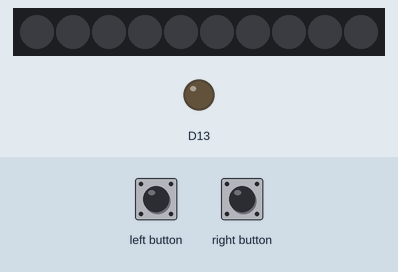
This sketch was run on a simulated Adafruit Circuit Playground Express. On the bench: 10 RGB LEDs in strip order, left to right, output pins drawn as LEDs (lit = HIGH). Dashed ring = blinking. The inputs (shaded band) are chosen by the test bench. Dim RGB values are drawn brighter than linear.

Above: at 1.2 s.
1.3 s: left button pressed for 0.15 s
At 1.46 s:
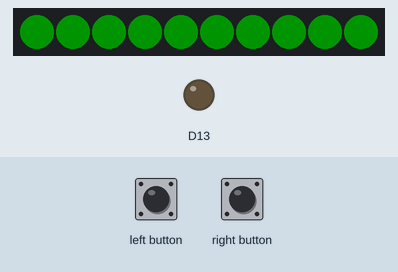
3.0 s: right button pressed for 1 s
At 3.28 s:
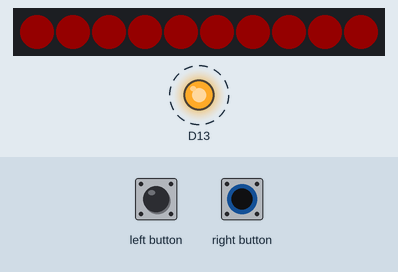
5.5 s: right button pressed for 0.15 s
At 6.8 s:
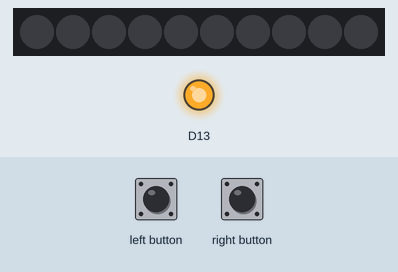
7.1 s: right button pressed for 3.2 s
At 11.5 s:
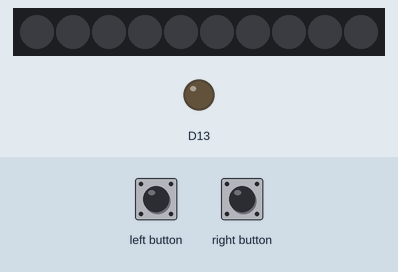
11.8 s: left button pressed for 3.2 s
At 12.06 s:
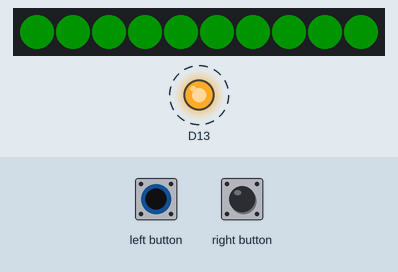
Timing chart, 0 to 16.4 s (numbered marks = the images above; inputs shaded):
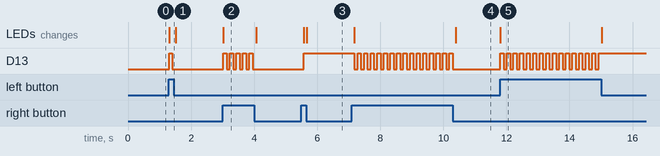

Measured:
- after the input at 1.3 s, D13: LOW → HIGH at once, → LOW 0.10 s later; the LEDs: change at once (image 1)
- after the input at 3.0 s, D13: alternates HIGH for 0.10 s and LOW for 0.10 s, 10 changes in all, then stays LOW, starting at once; the LEDs: change at once (image 2)
- after the input at 5.5 s, D13: LOW → HIGH after 0.07 s; the LEDs: first change after 0.07 s (image 3 shows a later state)
- after the input at 7.1 s, D13: alternates HIGH for 0.10 s and LOW for 0.10 s, 31 changes in all, then stays LOW, starting after 0.08 s; the LEDs: first change after 0.08 s (image 4 shows a later state)
- after the input at 11.8 s, D13: alternates HIGH for 0.10 s and LOW for 0.10 s, 31 changes in all, then stays HIGH, starting at once; the LEDs: change at once (image 5)

The sketch:

048_PlaygroundExpress.ino
```cpp
//A full description of this module (and many others) can be downloaded at: https://eve_arduino

#include <Adafruit_CircuitPlayground.h>

boolean LEDSTATUS = false;

void setup()
{
  CircuitPlayground.begin();
}

void loop()
{
  CircuitPlayground.clearPixels();
  if (CircuitPlayground.leftButton())
  {
    CircuitPlayground.redLED(LEDSTATUS = !LEDSTATUS);
    for (int nr = 0; nr < 10; nr++)
    {
      CircuitPlayground.setPixelColor(nr, 0, 255, 0);
    }
  }
  if (CircuitPlayground.rightButton())
  {
    CircuitPlayground.redLED(LEDSTATUS = !LEDSTATUS);
    for (int nr = 0; nr < 10; nr++)
    {
      CircuitPlayground.setPixelColor(nr, 255, 0, 0);
    }
  }
  delay(100);
}
```
